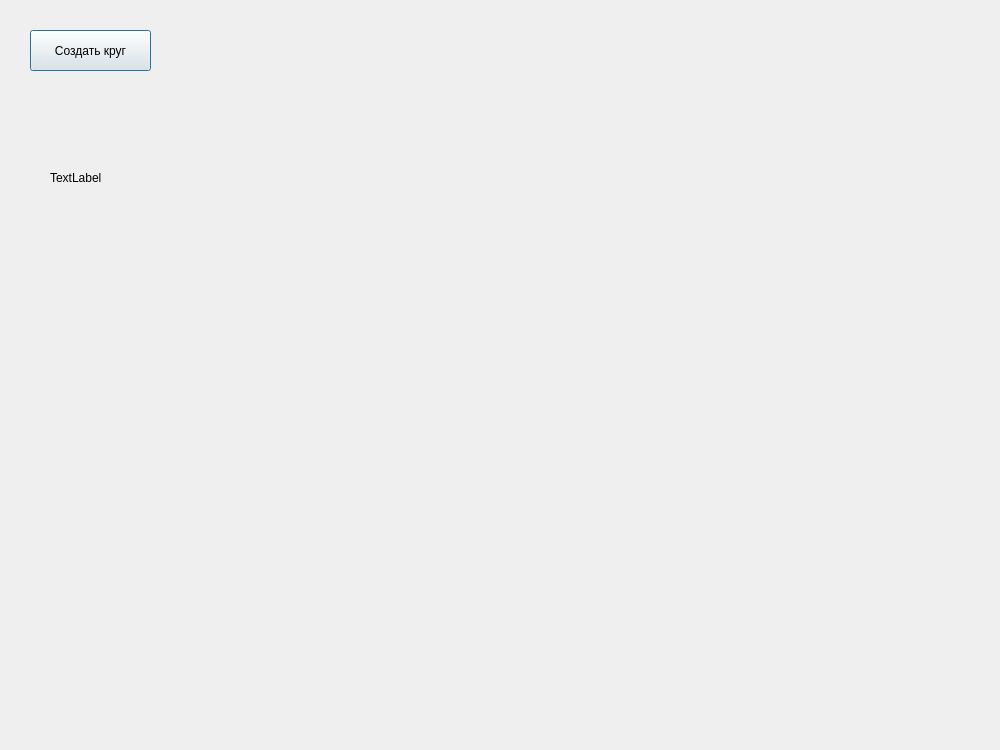
<?xml version="1.0" encoding="UTF-8"?>
<ui version="4.0">
 <class>Dialog</class>
 <widget class="QDialog" name="Dialog">
  <property name="enabled">
   <bool>true</bool>
  </property>
  <property name="geometry">
   <rect>
    <x>0</x>
    <y>0</y>
    <width>1000</width>
    <height>750</height>
   </rect>
  </property>
  <property name="windowTitle">
   <string>Dialog</string>
  </property>
  <widget class="QPushButton" name="pushButton">
   <property name="geometry">
    <rect>
     <x>30</x>
     <y>30</y>
     <width>121</width>
     <height>41</height>
    </rect>
   </property>
   <property name="text">
    <string>Создать круг</string>
   </property>
  </widget>
  <widget class="QLabel" name="label">
   <property name="geometry">
    <rect>
     <x>50</x>
     <y>170</y>
     <width>55</width>
     <height>16</height>
    </rect>
   </property>
   <property name="text">
    <string>TextLabel</string>
   </property>
  </widget>
 </widget>
 <resources/>
 <connections/>
</ui>
